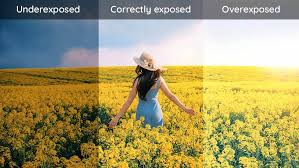
#> input picture underexposed_image.jpeg, 299 x 168 px, given in place of the camera
$ python lab5_task1.py   (older library calls are emulated)
#> lines starting #> are read from the running program, lines starting #| are printed output that depends on the picture
import numpy as np
import cv2


def std_filter(I, ksize):
    F = np.ones((ksize, ksize), dtype=np.float64) / (ksize * ksize);

    MI = cv2.filter2D(I, -1, F)  # apply mean filter on I

    I2 = I * I;  # I squared
    MI2 = cv2.filter2D(I2, -1, F)  # apply mean filter on I2

    return np.sqrt(MI2 - MI * MI)


def zero_crossing(I):
    """Finds locations at which zero-crossing occurs, used for
    Laplacian edge detector"""

    Ishrx = I.copy();
    Ishrx[:, 1:] = Ishrx[:, :-1]

    Ishdy = I.copy();
    Ishdy[1:, :] = Ishdy[:-1, :]

    ZC = (I == 0) | (I * Ishrx < 0) | (I * Ishdy < 0);  # zero crossing locations

    SI = std_filter(I, 3) / I.max()

    Mask = ZC & (SI > .1)

    E = Mask.astype(np.uint8) * 255  # the edges

    return E


cam_id = 0  # camera id

# for default webcam, cam_id is usually 0
# try out other numbers (1,2,...) if this does not work

cap = cv2.VideoCapture(cam_id)

mode = 'o'  # show the original image at the beginning

sigma = 5
thresh = 70

while True:
    ret, I = cap.read()
#> I is the input picture: shape (168, 299, 3); mean B, G, R 107.3, 153.6, 162.4
    # I = cv2.imread("agha-bozorg.jpg") # can use this for testing
    I = cv2.cvtColor(I, cv2.COLOR_BGR2GRAY)  # convert to grayscale
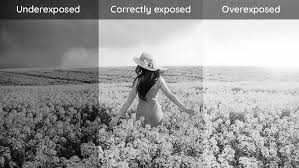
#> I: shape (168, 299); min 0, max 255, mean 150.9
    Ib = cv2.GaussianBlur(I, (sigma, sigma), 0);  # blur the image
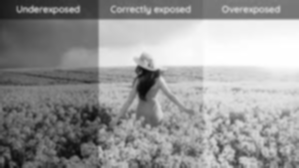
#> Ib: shape (168, 299); min 9, max 255, mean 150.9

    if mode == 'o':
        # J = the original image
        J = I
    elif mode == 'x':
        # J = Sobel gradient in x direction
        J = np.abs(cv2.Sobel(Ib, cv2.CV_64F, 1, 0))

    elif mode == 'y':
        # J = Sobel gradient in y direction
        J = np.abs(cv2.Sobel(Ib, cv2.CV_64F, 0, 1))

    elif mode == 'm':
        # J = magnitude of Sobel gradient
        J1 = np.abs(cv2.Sobel(Ib, cv2.CV_64F, 1, 0))
        J2 = np.abs(cv2.Sobel(Ib, cv2.CV_64F, 0, 1))

        J = np.sqrt(J1 * J1 + J2 * J2)

    elif mode == 's':
        # J = Sobel + thresholding edge detection
        Jy = cv2.Sobel(I, cv2.CV_64F, 0, 1)
        Jx = cv2.Sobel(I, cv2.CV_64F, 1, 0)

        Jm = np.sqrt(Jy * Jy + Jx + Jx)

        J = np.uint8(Jm > thresh) * 255  # threshold the gradients


    elif mode == 'l':
        # J = Laplacian edges
        Ig = cv2.GaussianBlur(I, (sigma, sigma), 0)  # blur the image
        Il = cv2.Laplacian(Ig, cv2.CV_64F, ksize=5)
        J = zero_crossing(Il)

    elif mode == 'c':
        lth = 50  # low threshold
        hth = 120  # high threshold
        Ib = cv2.GaussianBlur(I, (sigma, sigma), 0);  # blur the image
        J = cv2.Canny(Ib, lth, hth)

    # we set the image type to float and the
    # maximum value to 1 (for a better illustration)
    # notice that imshow in opencv does not automatically
    # map the min and max values to black and white.
    J = J.astype(np.float64) / J.max()
    cv2.imshow("my stream", J)

    key = chr(cv2.waitKey(1) & 0xFF)
#> (key Esc is pressed here)

    if key in ['o', 'x', 'y', 'm', 's', 'c', 'l']:
        mode = key
    if key == '-' and sigma > 1:
        sigma -= 2
        print("sigma = %d" % sigma)
    if key in ['+', '=']:
        sigma += 2
        print("sigma = %d" % sigma)
    elif key == 'q':
        break

cap.release()
cv2.destroyAllWindows()
